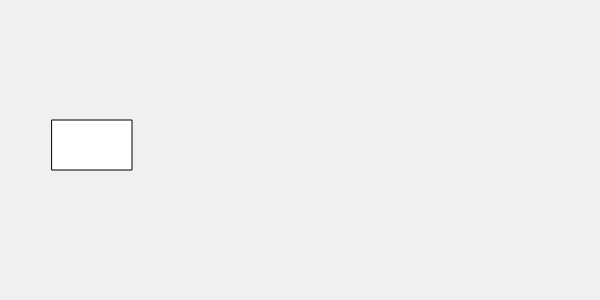
Frame 1 (no input)
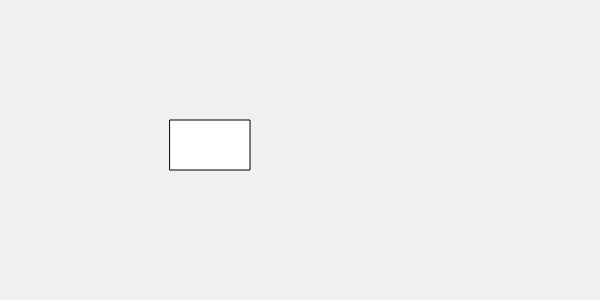
Frame 60 (no input)
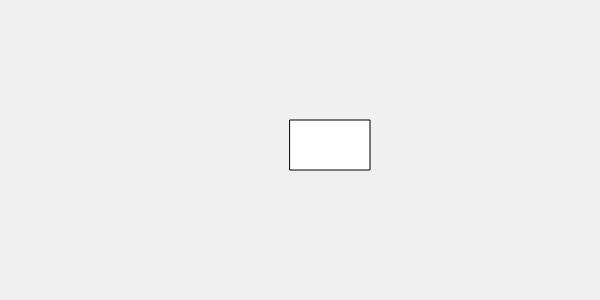
Frame 120 (the mouse pressed at the canvas centre since frame 60)

The p5.js sketch that drew these frames (run headless with seeded random() and noise() and a simulated clock; from frame 60 on, the mouse is pressed at the canvas centre):

// p5.js sketch
// ── sketch.js
let tx = 0;
function setup() {
 createCanvas(600, 300);
}
function draw() {
 background(240);
 tx += 2; // tx crece 2 píxeles por frame
 rect(50 + tx, 120, 80, 50);
}
